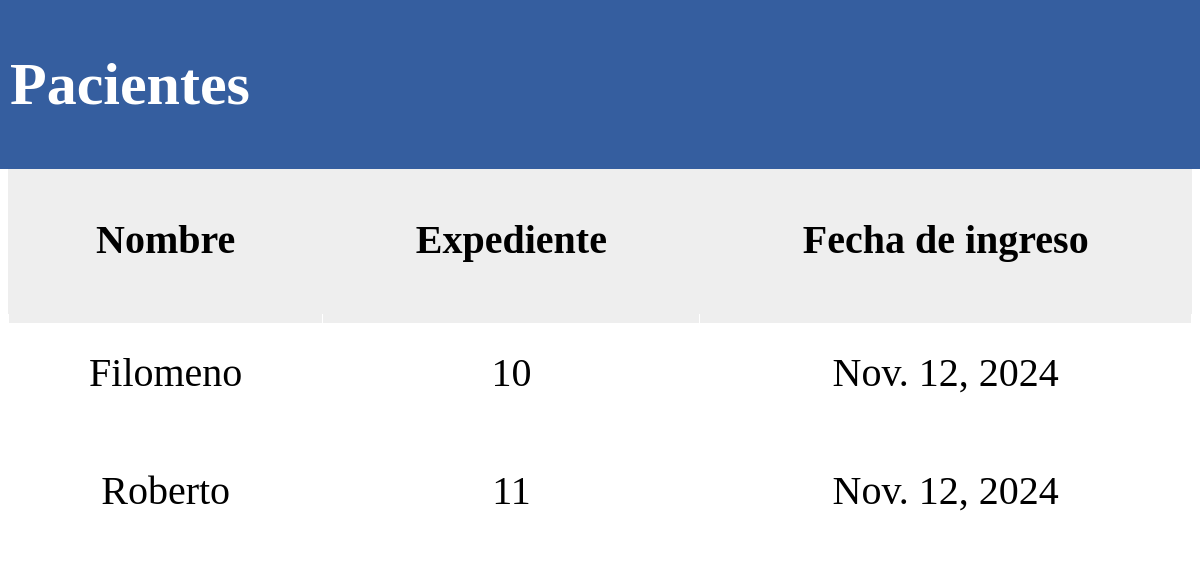
Page /pacientesEnfermero/ on the earlier database version.
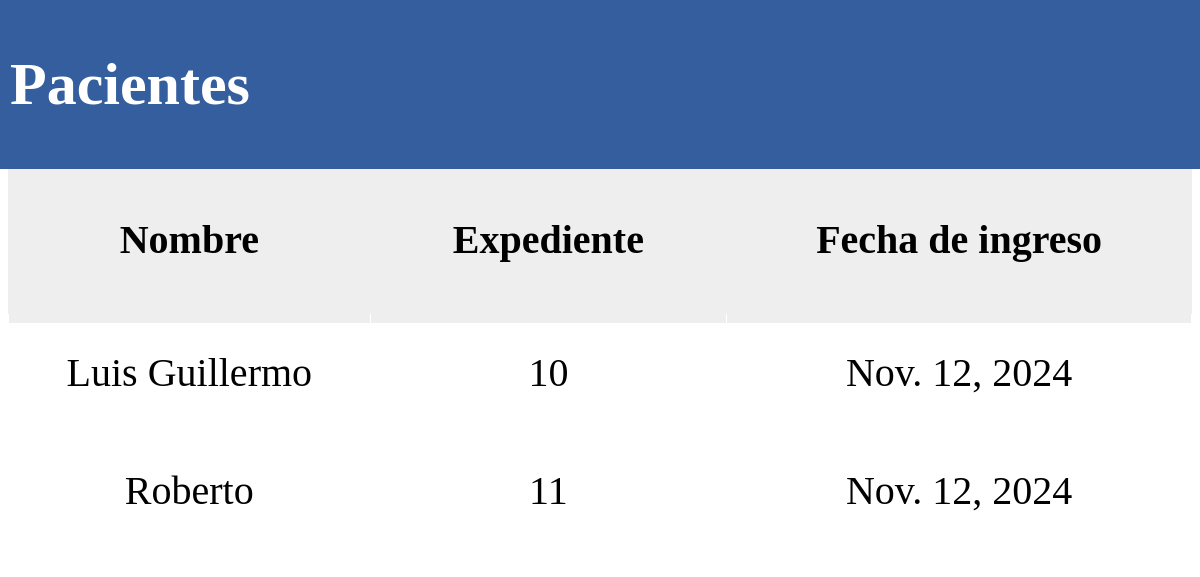
Same page on the later database version.
### Hospital_Infantil/models.py (models this page shows, shortened)
class Paciente(models.Model):
    expediente = models.AutoField(primary_key=True, unique=True)
    nombre = models.CharField(max_length=50, blank=False)
    apellido_paterno = models.CharField(max_length=50, blank=False)
    apellido_materno = models.CharField(max_length=50, blank=False)
    fecha_ingreso = models.DateField(default=timezone.now)
    fecha_nacimiento = models.DateField(default=timezone.now)
    cirugia_realizada = models.CharField(max_length=100, blank=False)
    peso = models.FloatField(blank=False, default=0.0)
    altura = models.FloatField(blank=False, default=0.0)
    diagnostico_clinico_prequirurgico = models.CharField(max_length=1000, blank=False)
    nota_enfermeria = models.CharField(max_length=1000, blank=False)
    medico_Encargado = models.ForeignKey(
        UserProfile,
        on_delete=models.SET_NULL,
        null = True,
        limit_choices_to={'user__userprofile__funcionalidad': 'medico'},
    )

### Hospital_Infantil/views.py (the view)
# urls.py: path('pacientesEnfermero/', views.mostrarPacientesEnfermero, name='mostrarPacientesEnfermero'),
def mostrarPacientesEnfermero(request):
    pacientes = Paciente.objects.all()
    return render(request, 'pacientesEnfermero.html', {'Pacientes': pacientes})

### templates/pacientesEnfermero.html (shortened to what this page needs)
{% load static %}
<!DOCTYPE html>
<html lang="en">
<head>
    <div class="fixed-top-border">
        <h1>Pacientes</h1>
    </div>
</head>
<body>
    <table>
        <thead>
            <tr>
                <th>Nombre</th>
                <th>Expediente</th>
                <th>Fecha de ingreso</th>
            </tr>
        </thead>
        <tbody>
            {% for paciente in Pacientes %}
            <tr onclick="window.location='{% url 'perfilPacienteEnfermero' paciente.expediente %}'" style="cursor: pointer;">
                <td>{{ paciente.nombre }}</td>
                <td>{{ paciente.expediente }}</td>
                <td>{{ paciente.fecha_ingreso }}</td>
            </tr>
            {% empty %}
            <tr>
                <td colspan="3">No hay pacientes registrados</td>
            </tr>
            {% endfor %}
        </tbody>
    </table>
</body>
</html>

Differences in the rows shown:
changed Paciente id 10: nombre "Filomeno" → "Luis Guillermo"
